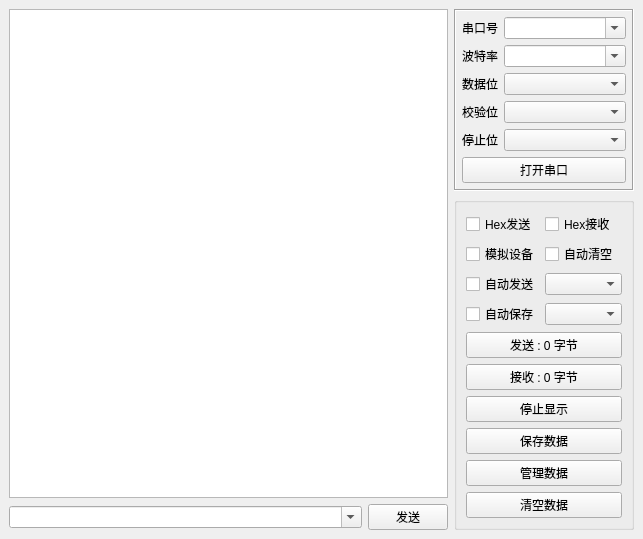
<?xml version="1.0" encoding="UTF-8"?>
<ui version="4.0">
 <class>HMainWindow</class>
 <widget class="QMainWindow" name="HMainWindow">
  <property name="geometry">
   <rect>
    <x>0</x>
    <y>0</y>
    <width>643</width>
    <height>536</height>
   </rect>
  </property>
  <property name="windowTitle">
   <string>MainWindow</string>
  </property>
  <widget class="QWidget" name="centralwidget">
   <layout class="QGridLayout" name="gridLayout_2">
    <item row="0" column="0">
     <widget class="QTextEdit" name="txtMain">
      <property name="enabled">
       <bool>true</bool>
      </property>
      <property name="frameShape">
       <enum>QFrame::StyledPanel</enum>
      </property>
      <property name="verticalScrollBarPolicy">
       <enum>Qt::ScrollBarAsNeeded</enum>
      </property>
      <property name="horizontalScrollBarPolicy">
       <enum>Qt::ScrollBarAsNeeded</enum>
      </property>
      <property name="readOnly">
       <bool>true</bool>
      </property>
     </widget>
    </item>
    <item row="1" column="0">
     <widget class="QWidget" name="widget" native="true">
      <layout class="QHBoxLayout" name="horizontalLayout">
       <property name="leftMargin">
        <number>0</number>
       </property>
       <property name="topMargin">
        <number>0</number>
       </property>
       <property name="rightMargin">
        <number>0</number>
       </property>
       <property name="bottomMargin">
        <number>0</number>
       </property>
       <item>
        <widget class="QComboBox" name="cboxData">
         <property name="sizePolicy">
          <sizepolicy hsizetype="Ignored" vsizetype="Fixed">
           <horstretch>0</horstretch>
           <verstretch>0</verstretch>
          </sizepolicy>
         </property>
         <property name="editable">
          <bool>true</bool>
         </property>
         <property name="duplicatesEnabled">
          <bool>false</bool>
         </property>
        </widget>
       </item>
       <item>
        <widget class="QPushButton" name="btnSend">
         <property name="minimumSize">
          <size>
           <width>80</width>
           <height>0</height>
          </size>
         </property>
         <property name="maximumSize">
          <size>
           <width>80</width>
           <height>16777215</height>
          </size>
         </property>
         <property name="text">
          <string>发送</string>
         </property>
        </widget>
       </item>
      </layout>
     </widget>
    </item>
    <item row="0" column="1" rowspan="2">
     <widget class="QWidget" name="widgetRight" native="true">
      <property name="minimumSize">
       <size>
        <width>180</width>
        <height>0</height>
       </size>
      </property>
      <property name="maximumSize">
       <size>
        <width>180</width>
        <height>16777215</height>
       </size>
      </property>
      <layout class="QVBoxLayout" name="verticalLayout" stretch="0,1">
       <property name="leftMargin">
        <number>0</number>
       </property>
       <property name="topMargin">
        <number>0</number>
       </property>
       <property name="rightMargin">
        <number>0</number>
       </property>
       <property name="bottomMargin">
        <number>0</number>
       </property>
       <item>
        <widget class="QFrame" name="frameTop">
         <property name="frameShape">
          <enum>QFrame::Box</enum>
         </property>
         <property name="frameShadow">
          <enum>QFrame::Sunken</enum>
         </property>
         <layout class="QGridLayout" name="gridLayout_3">
          <property name="leftMargin">
           <number>6</number>
          </property>
          <property name="topMargin">
           <number>6</number>
          </property>
          <property name="rightMargin">
           <number>6</number>
          </property>
          <property name="bottomMargin">
           <number>6</number>
          </property>
          <item row="0" column="0">
           <widget class="QLabel" name="labPortName">
            <property name="text">
             <string>串口号</string>
            </property>
           </widget>
          </item>
          <item row="0" column="1">
           <widget class="QComboBox" name="cboxPortName">
            <property name="sizePolicy">
             <sizepolicy hsizetype="Preferred" vsizetype="Fixed">
              <horstretch>1</horstretch>
              <verstretch>0</verstretch>
             </sizepolicy>
            </property>
            <property name="editable">
             <bool>true</bool>
            </property>
           </widget>
          </item>
          <item row="1" column="0">
           <widget class="QLabel" name="labBaudRate">
            <property name="text">
             <string>波特率</string>
            </property>
           </widget>
          </item>
          <item row="1" column="1">
           <widget class="QComboBox" name="cboxBaudRate">
            <property name="sizePolicy">
             <sizepolicy hsizetype="Preferred" vsizetype="Fixed">
              <horstretch>1</horstretch>
              <verstretch>0</verstretch>
             </sizepolicy>
            </property>
            <property name="editable">
             <bool>true</bool>
            </property>
           </widget>
          </item>
          <item row="2" column="0">
           <widget class="QLabel" name="labDataBit">
            <property name="text">
             <string>数据位</string>
            </property>
           </widget>
          </item>
          <item row="2" column="1">
           <widget class="QComboBox" name="cboxDataBit">
            <property name="sizePolicy">
             <sizepolicy hsizetype="Preferred" vsizetype="Fixed">
              <horstretch>1</horstretch>
              <verstretch>0</verstretch>
             </sizepolicy>
            </property>
           </widget>
          </item>
          <item row="3" column="0">
           <widget class="QLabel" name="labParity">
            <property name="text">
             <string>校验位</string>
            </property>
           </widget>
          </item>
          <item row="3" column="1">
           <widget class="QComboBox" name="cboxParity">
            <property name="sizePolicy">
             <sizepolicy hsizetype="Preferred" vsizetype="Fixed">
              <horstretch>1</horstretch>
              <verstretch>0</verstretch>
             </sizepolicy>
            </property>
           </widget>
          </item>
          <item row="4" column="0">
           <widget class="QLabel" name="labStopBit">
            <property name="text">
             <string>停止位</string>
            </property>
           </widget>
          </item>
          <item row="4" column="1">
           <widget class="QComboBox" name="cboxStopBit">
            <property name="sizePolicy">
             <sizepolicy hsizetype="Preferred" vsizetype="Fixed">
              <horstretch>1</horstretch>
              <verstretch>0</verstretch>
             </sizepolicy>
            </property>
           </widget>
          </item>
          <item row="5" column="0" colspan="2">
           <widget class="QPushButton" name="btnOpen">
            <property name="text">
             <string>打开串口</string>
            </property>
           </widget>
          </item>
         </layout>
        </widget>
       </item>
       <item>
        <widget class="QGroupBox" name="groupBox">
         <property name="title">
          <string/>
         </property>
         <layout class="QGridLayout" name="gridLayout">
          <item row="0" column="0">
           <widget class="QCheckBox" name="ckHexSend">
            <property name="text">
             <string>Hex发送</string>
            </property>
           </widget>
          </item>
          <item row="0" column="1">
           <widget class="QCheckBox" name="ckHexReceive">
            <property name="text">
             <string>Hex接收</string>
            </property>
           </widget>
          </item>
          <item row="1" column="0">
           <widget class="QCheckBox" name="ckDebug">
            <property name="text">
             <string>模拟设备</string>
            </property>
           </widget>
          </item>
          <item row="1" column="1">
           <widget class="QCheckBox" name="ckAutoClear">
            <property name="text">
             <string>自动清空</string>
            </property>
           </widget>
          </item>
          <item row="2" column="0">
           <widget class="QCheckBox" name="ckAutoSend">
            <property name="text">
             <string>自动发送</string>
            </property>
           </widget>
          </item>
          <item row="2" column="1">
           <widget class="QComboBox" name="cboxSendInterval">
            <property name="sizePolicy">
             <sizepolicy hsizetype="Expanding" vsizetype="Fixed">
              <horstretch>0</horstretch>
              <verstretch>0</verstretch>
             </sizepolicy>
            </property>
           </widget>
          </item>
          <item row="3" column="0">
           <widget class="QCheckBox" name="ckAutoSave">
            <property name="text">
             <string>自动保存</string>
            </property>
           </widget>
          </item>
          <item row="3" column="1">
           <widget class="QComboBox" name="cboxSaveInterval">
            <property name="sizePolicy">
             <sizepolicy hsizetype="Expanding" vsizetype="Fixed">
              <horstretch>0</horstretch>
              <verstretch>0</verstretch>
             </sizepolicy>
            </property>
           </widget>
          </item>
          <item row="4" column="0" colspan="2">
           <widget class="QPushButton" name="btnSendCount">
            <property name="text">
             <string>发送 : 0 字节</string>
            </property>
           </widget>
          </item>
          <item row="5" column="0" colspan="2">
           <widget class="QPushButton" name="btnReceiveCount">
            <property name="text">
             <string>接收 : 0 字节</string>
            </property>
           </widget>
          </item>
          <item row="6" column="0" colspan="2">
           <widget class="QPushButton" name="btnStopShow">
            <property name="text">
             <string>停止显示</string>
            </property>
           </widget>
          </item>
          <item row="7" column="0" colspan="2">
           <widget class="QPushButton" name="btnSave">
            <property name="text">
             <string>保存数据</string>
            </property>
           </widget>
          </item>
          <item row="8" column="0" colspan="2">
           <widget class="QPushButton" name="btnData">
            <property name="text">
             <string>管理数据</string>
            </property>
           </widget>
          </item>
          <item row="9" column="0" colspan="2">
           <widget class="QPushButton" name="btnClear">
            <property name="text">
             <string>清空数据</string>
            </property>
           </widget>
          </item>
          <item row="10" column="0" colspan="2">
           <spacer name="verticalSpacer">
            <property name="orientation">
             <enum>Qt::Vertical</enum>
            </property>
            <property name="sizeHint" stdset="0">
             <size>
              <width>20</width>
              <height>50</height>
             </size>
            </property>
           </spacer>
          </item>
         </layout>
        </widget>
       </item>
      </layout>
     </widget>
    </item>
   </layout>
  </widget>
 </widget>
 <resources/>
 <connections/>
</ui>
